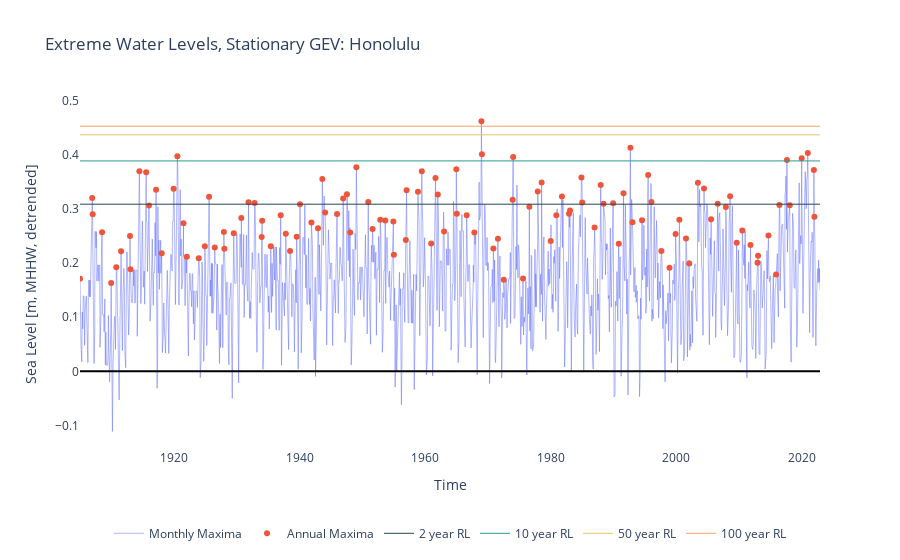

Notebook code for this chart:
### Markdown cell above
One takeaway here: Removing the trend shows that we've had some significant events in the past (including the large pulse in the 1970s) that do not show up in our rankings.

### Code cell
import plotly.graph_objects as go


fig = go.Figure()

# Add monthly maxima as a line
fig.add_trace(go.Scatter(x=monthly_max.index, y=monthly_max, mode='lines', name='Monthly Maxima', line=dict(width=0.5)))

# Add annual maxima as scatter points
fig.add_trace(go.Scatter(x=annual_max.index, y=annual_max, mode='markers', name='Annual Maxima'))


colors = ['#264653',  # dark cyan
          '#2a9d8f',  # teal
          '#e9c46a',  # sandy yellow
          '#f4a261']  # sandy orange


# Add return levels as labeled lines
for i, period in enumerate(return_periods):
    fig.add_trace(go.Scatter(x=[monthly_max.index.min(), monthly_max.index.max()],
                             y=[summary.loc[period, 'Water Level (m, MHHW)']] * 2,
                             mode='lines',
                             line=dict(color=colors[i], width=1),
                             name=f'{period} year RL'))
    
# Add a bold black line at 0 for MHHW
fig.add_hline(y=0, line=dict(color='black', width=2))

# Set titles and labels
fig.update_layout(title=f'Extreme Water Levels, Stationary GEV: {station_name}',
                  xaxis_title='Time',
                  yaxis_title='Sea Level [m, MHHW, detrended]',
                  legend=dict(x=0.5, xanchor='center', y=-0.2, orientation='h', bgcolor='rgba(255,255,255,0.8)'),
                  plot_bgcolor='white',  # Set plot background to white
                  paper_bgcolor='white')  # Set overall background to white

# Set x-axis limits if needed
fig.update_xaxes(range=[monthly_max.index.min(), monthly_max.index.max()])

# Show the figure
fig.show()

# save the figure
figname = 'SL_extremes_monthly_annual_maxima_' + station_name + '.html'

fig.write_html(output_dir / figname)

### Figure 1 — Plotly figure (JSON) as saved in the notebook; plotly's stock layout.template omitted (floating-point values rounded to 4 significant figures; data arrays with more than 128 entries replaced by an {"elided": "..."} marker saying what was removed)
{"data": [{"line": {"width": 0.5}, "mode": "lines", "name": "Monthly Maxima", "type": "scatter", "x": {"elided": "1436 str values"}, "y": {"elided": "1436 float values"}}, {"mode": "markers", "name": "Annual Maxima", "type": "scatter", "x": ["1905-01-07T15:00:00", "1906-12-17T15:00:00", "1907-01-14T14:00:00", "1908-07-15T03:00:00", "1909-12-26T14:00:00", "1910-10-20T15:00:00", "1911-07-25T01:00:00", "1912-12-24T14:00:00", "1913-01-22T13:00:00", "1914-06-24T02:00:00", "1915-07-25T00:00:00", "1916-01-03T12:00:00", "1917-02-19T12:00:00", "1918-01-11T13:00:00", "1919-12-07T14:00:00", "1920-07-14T00:00:00", "1921-07-05T01:00:00", "1922-01-13T14:00:00", "1923-12-07T13:00:00", "1924-11-27T14:00:00", "1925-08-03T01:00:00", "1926-06-27T03:00:00", "1927-12-08T14:00:00", "1928-01-07T14:00:00", "1929-07-06T01:00:00", "1930-09-18T23:00:00", "1931-11-10T14:00:00", "1932-10-30T14:00:00", "1933-12-17T14:00:00", "1934-01-14T13:00:00", "1935-06-01T02:00:00", "1936-12-28T14:00:00", "1937-10-20T14:00:00", "1938-06-27T01:00:00", "1939-07-17T02:00:00", "1940-01-24T14:00:00", "1941-11-19T14:00:00", "1942-12-07T13:00:00", "1943-08-17T02:00:00", "1944-01-25T14:00:00", "1945-12-19T14:00:00", "1946-12-09T14:00:00", "1947-07-17T01:00:00", "1948-01-25T14:00:00", "1949-01-16T15:00:00", "1950-12-09T14:00:00", "1951-08-16T01:00:00", "1952-11-05T15:00:00", "1953-08-23T01:00:00", "1954-12-10T14:00:00", "1955-01-06T13:00:00", "1956-12-02T14:00:00", "1957-01-15T14:00:00", "1958-11-10T13:00:00", "1959-06-21T02:00:00", "1960-12-18T15:00:00", "1961-08-26T02:00:00", "1962-01-06T14:00:00", "1963-01-08T12:00:00", "1964-12-19T14:00:00", "1965-01-16T14:00:00", "1966-08-16T01:00:00", "1967-11-02T14:00:00", "1968-12-19T14:00:00", "1969-01-17T14:00:00", "1970-11-13T14:00:00", "1971-08-06T02:00:00", "1972-07-11T02:00:00", "1973-12-10T14:00:00", "1974-01-08T14:00:00", "1975-08-06T01:00:00", "1976-08-08T01:00:00", "1977-12-10T14:00:00", "1978-07-21T03:00:00", "1980-01-01T14:00:00", "1980-11-23T15:00:00", "1981-10-16T16:00:00", "1982-12-03T16:00:00", "1983-01-29T15:00:00", "1984-11-24T15:00:00", "1985-01-06T14:00:00", "1986-12-29T13:00:00", "1987-12-20T14:00:00", "1988-06-01T03:00:00", "1989-12-12T14:00:00", "1990-11-04T15:00:00", "1991-08-09T01:00:00", "1992-09-12T02:00:00", "1993-01-08T14:00:00", "1994-07-21T01:00:00", "1995-07-11T01:00:00", "1996-01-19T13:00:00", "1997-08-18T01:00:00", "1998-12-04T15:00:00", "1999-11-24T15:00:00", "2000-07-02T02:00:00", "2001-07-21T02:00:00", "2002-01-28T14:00:00", "2003-06-14T02:00:00", "2004-06-04T03:00:00", "2005-07-21T02:00:00", "2006-08-09T02:00:00", "2007-11-25T15:00:00", "2008-07-31T01:00:00", "2009-08-19T01:00:00", "2010-07-12T02:00:00", "2011-10-28T15:00:00", "2012-12-12T14:00:00", "2013-01-11T14:00:00", "2014-09-07T00:00:00", "2015-11-26T15:00:00", "2016-06-06T03:00:00", "2017-08-21T01:00:00", "2018-01-29T13:00:00", "2019-12-25T14:00:00", "2020-12-15T15:00:00", "2021-12-05T15:00:00", "2022-01-02T14:00:00"], "y": [0.1709, 0.3199, 0.2898, 0.2565, 0.1632, 0.192, 0.2218, 0.2496, 0.1885, 0.3693, 0.3676, 0.3059, 0.3351, 0.2177, 0.3368, 0.3968, 0.2733, 0.2115, 0.2086, 0.2311, 0.322, 0.2286, 0.2573, 0.2262, 0.2549, 0.283, 0.3123, 0.3107, 0.248, 0.2779, 0.2307, 0.2883, 0.254, 0.222, 0.2483, 0.3085, 0.2747, 0.2641, 0.355, 0.2933, 0.2903, 0.3188, 0.3269, 0.2561, 0.3766, 0.3126, 0.2626, 0.2797, 0.2784, 0.2764, 0.2153, 0.2423, 0.3341, 0.3313, 0.3694, 0.236, 0.357, 0.3264, 0.2578, 0.3728, 0.2907, 0.2883, 0.2564, 0.4616, 0.4005, 0.2267, 0.2445, 0.1691, 0.3169, 0.3958, 0.1713, 0.3038, 0.3317, 0.3487, 0.2405, 0.2881, 0.3227, 0.2909, 0.2967, 0.3579, 0.3117, 0.2656, 0.3441, 0.3094, 0.31, 0.2356, 0.3284, 0.4127, 0.2752, 0.2789, 0.3624, 0.3125, 0.2221, 0.1911, 0.2536, 0.2796, 0.245, 0.1992, 0.348, 0.3375, 0.2808, 0.3091, 0.3031, 0.3231, 0.2374, 0.2601, 0.233, 0.2003, 0.2132, 0.2506, 0.1787, 0.3069, 0.39, 0.3063, 0.3934, 0.4029, 0.3713, 0.2852]}, {"line": {"color": "#264653", "width": 1}, "mode": "lines", "name": "2 year RL", "type": "scatter", "x": ["1905-01-07T15:00:00", "2022-11-25T15:00:00"], "y": [0.3085, 0.3085]}, {"line": {"color": "#2a9d8f", "width": 1}, "mode": "lines", "name": "10 year RL", "type": "scatter", "x": ["1905-01-07T15:00:00", "2022-11-25T15:00:00"], "y": [0.3883, 0.3883]}, {"line": {"color": "#e9c46a", "width": 1}, "mode": "lines", "name": "50 year RL", "type": "scatter", "x": ["1905-01-07T15:00:00", "2022-11-25T15:00:00"], "y": [0.4365, 0.4365]}, {"line": {"color": "#f4a261", "width": 1}, "mode": "lines", "name": "100 year RL", "type": "scatter", "x": ["1905-01-07T15:00:00", "2022-11-25T15:00:00"], "y": [0.4524, 0.4524]}], "layout": {"legend": {"bgcolor": "rgba(255,255,255,0.8)", "orientation": "h", "x": 0.5, "xanchor": "center", "y": -0.2}, "paper_bgcolor": "white", "plot_bgcolor": "white", "shapes": [{"line": {"color": "black", "width": 2}, "type": "line", "x0": 0, "x1": 1, "xref": "x domain", "y0": 0, "y1": 0, "yref": "y"}], "title": {"text": "Extreme Water Levels, Stationary GEV: Honolulu"}, "xaxis": {"range": ["1905-01-07T15:00:00", "2022-11-25T15:00:00"], "title": {"text": "Time"}}, "yaxis": {"title": {"text": "Sea Level [m, MHHW, detrended]"}}}}
